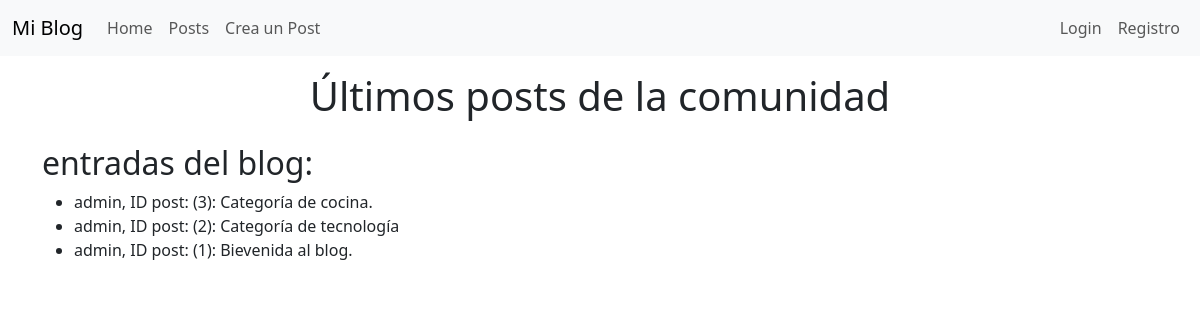
Screenshot of /blog/ with the database file from the repository.
### blog/models.py (models this page shows, shortened)
class Post(models.Model):
    id = models.AutoField(primary_key=True)
    titulo = models.CharField(max_length=50, null=False, blank=False)
    contenido = models.TextField(null=False, blank=False)
    fecha_creacion = models.DateField(auto_created=True, auto_now_add=True)
    autor = models.ForeignKey(User, on_delete=models.CASCADE)
    categoria = models.ForeignKey(Categoria, on_delete=models.CASCADE, null=False, blank=False, default=None)
    class Meta:
        managed = True
        db_table = 'posts'

### blog/views.py (the view)
# urls.py: path('', views.posts, name="posts"),
def posts(request):
    contexto = {}
    posts = Post.objects.all().order_by("-id")
    contexto["posts"] = posts
    return render(request, 'blog/posts.html', contexto)

### templates/blog/posts.html
{% extends "layouts/base.html" %}
{% block contenido %}
<header>
    <h1 class="text-center py-3">Últimos posts de la comunidad</h1>
</header>
<main class="container">
    <section id="posts">
        <h2>entradas del blog:</h2>
            <ul>
                {% for post in posts %}
                    <li>{{post.autor.username}}, ID post: ({{post.id}}): {{post.titulo}}</li>
                {% endfor %}
            </ul>
    </section>
</main>
{% endblock contenido %}

### rows the page displays
Post: autor.username "admin", id "3", titulo "Categoría de cocina."
Post: autor.username "admin", id "2", titulo "Categoría de tecnología"
Post: autor.username "admin", id "1", titulo "Bievenida al blog."
